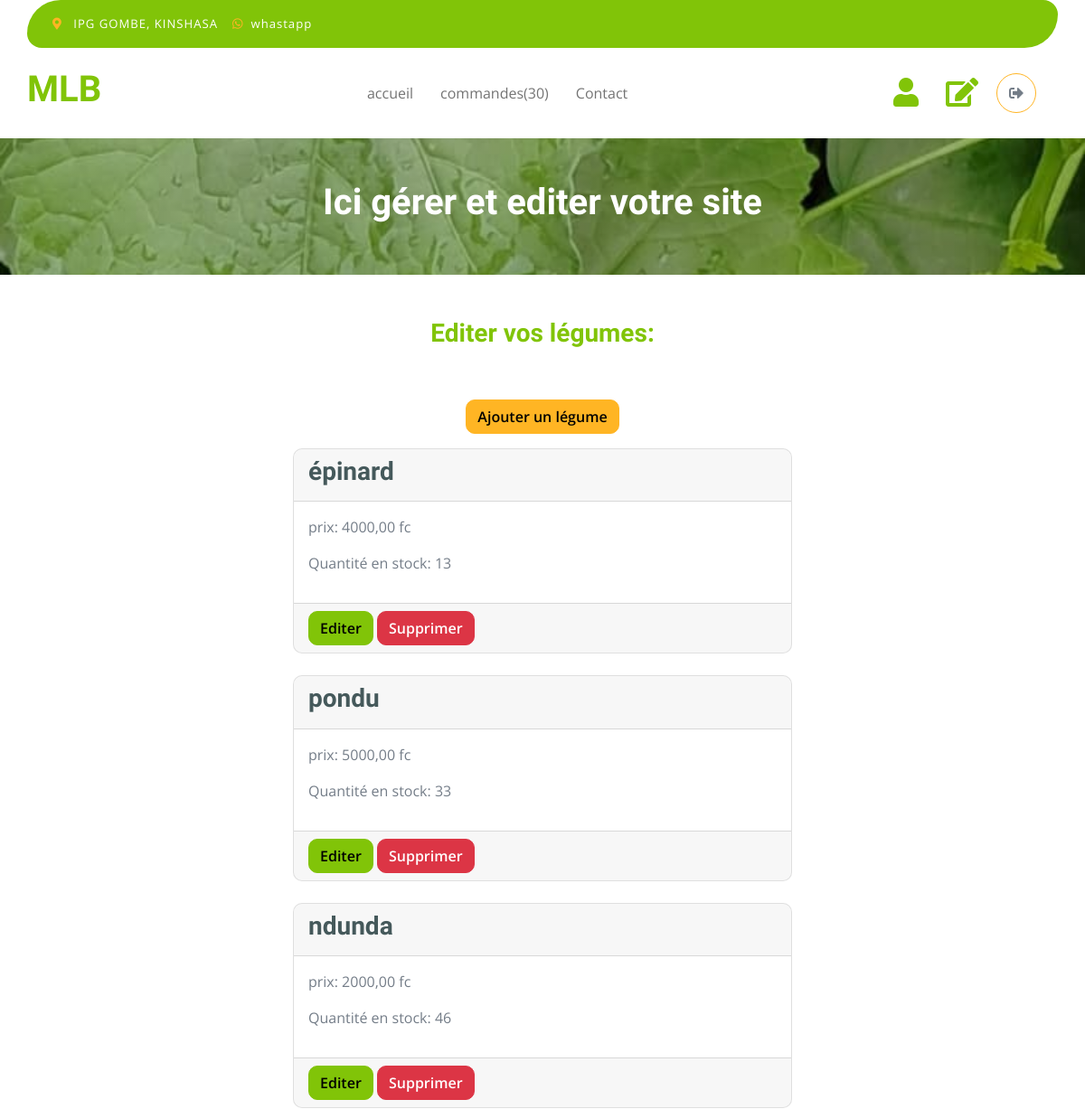
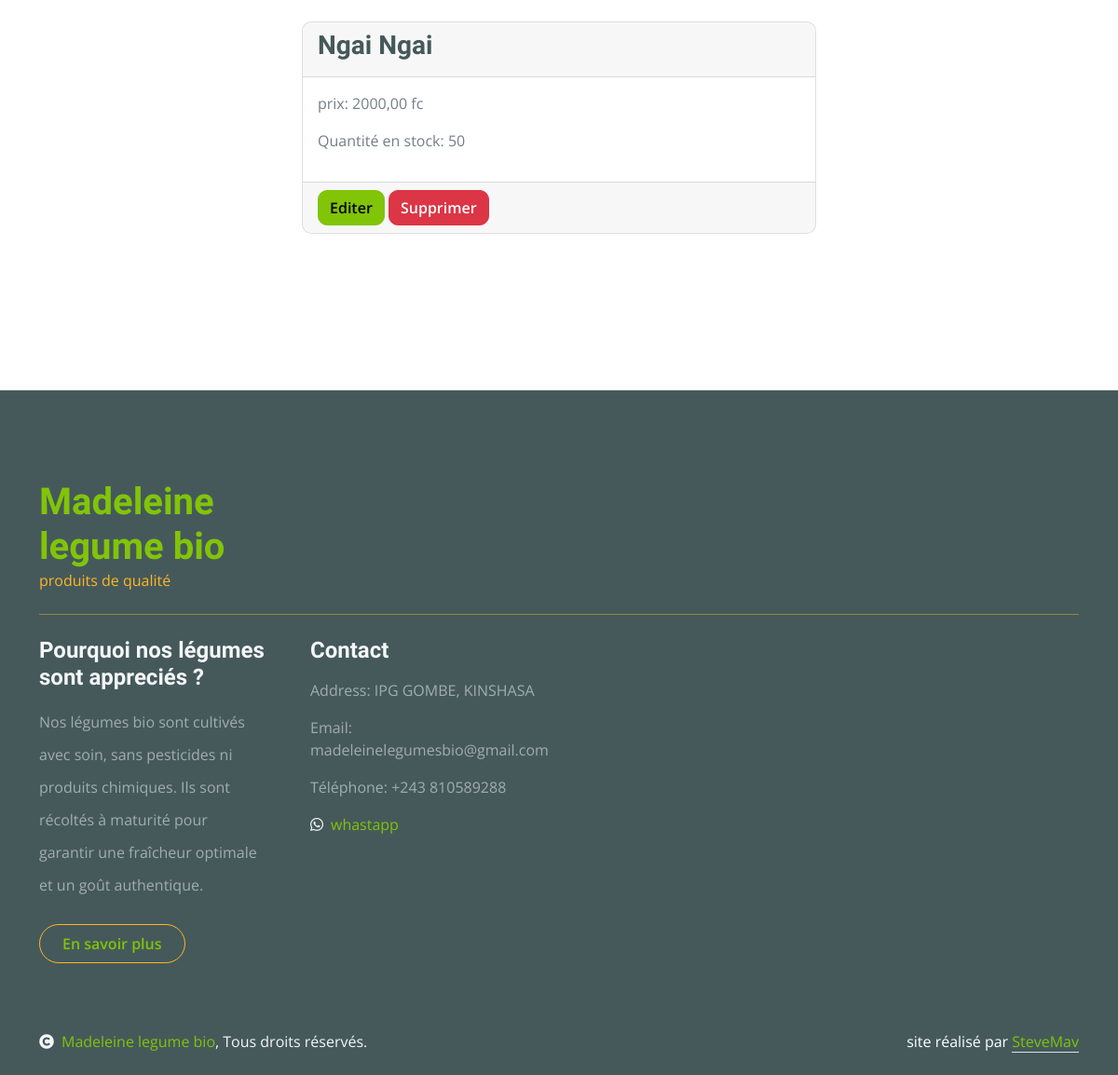
Page /accounts/editsite/ (signed in) on the committed database (2 pictures, top to bottom).
### vegetable_shop/models.py (models this page shows, shortened)
class Vegetable(models.Model):
       name = models.CharField(max_length=100)
       description = models.TextField()
       picture = models.ImageField(upload_to='pictures', blank=True)
       price = models.DecimalField(max_digits=10, decimal_places=2)
       stock = models.IntegerField()
       date_add = models.DateTimeField(auto_now_add=True)

### accounts/views.py (the view)
# urls.py: path('editsite/', views.edit_site, name='editsite'),
@permission_required('vegetable_shop.view_vegetable')
def edit_site(request):
    vegetables = Vegetable.objects.all()
    total_commands = Command.objects.filter(statut= 'En cours').count()
    return render(request, 'accounts/edit_site.html', {'vegetables': vegetables, 'total_commands': total_commands})

### accounts/templates/accounts/edit_site.html (shortened to what this page needs)
{% load static %}
<!DOCTYPE html>
<html lang="en">
    <head>
        <link rel="stylesheet" href="https://use.fontawesome.com/releases/v5.15.4/css/all.css"/>
        <link href="https://cdn.jsdelivr.net/npm/bootstrap-icons@1.4.1/font/bootstrap-icons.css" rel="stylesheet">
        <link href="https://cdnjs.cloudflare.com/ajax/libs/animate.css/4.1.1/animate.min.css" rel="stylesheet">
        <link href="https://unpkg.com/aos@2.3.1/dist/aos.css" rel="stylesheet">
        <link href="{% static 'css/bootstrap.min.css' %}" rel="stylesheet">
        <link href="{% static 'css/style.css' %}" rel="stylesheet">
        <link rel="stylesheet" href="https://cdn.jsdelivr.net/npm/sweetalert2@11.0.19/dist/sweetalert2.min.css">
    </head>
    <body>
        <div class="container-fluid fixed-top">
            <div class="container topbar bg-primary d-none d-lg-block">
                <div class="d-flex justify-content-between">
                    <div class="top-info ps-2">
                        <small class="me-3"><i class="fas fa-map-marker-alt me-2 text-secondary"></i> <a href="#" class="text-white">IPG GOMBE, KINSHASA</a></small>
                        <small class="me-3"><i class="fab fa-whatsapp me-2 text-secondary"></i><a href="https://wa.me/243810589288" class="text-white">whastapp</a></small>
                    </div>
                </div>
            </div>
            <div class="container px-0">
                <nav class="navbar navbar-light bg-white navbar-expand-xl">
<a href="/" class="navbar-brand"><h2 class="text-primary display-6 animate__animated animate__fadeInLeft">MLB</h2></a>
                    <div class="collapse navbar-collapse bg-white" id="navbarCollapse">
                        <div class="navbar-nav mx-auto">
                            <a href="{% url 'vegetable_shop:index' %}" class="nav-item nav-link animate__animated animate__fadeInDown">accueil</a>
                            {% if user.is_staff %}
                            <a href="{% url 'accounts:seeallcommands' %}" class="nav-item nav-link animate__animated animate__fadeInDown" style="animation-delay: 0.1s;">commandes({{total_commands}})</a>
                            {% else %}
                            <a href="{% url 'vegetable_shop:commands' %}" class="nav-item nav-link animate__animated animate__fadeInDown" style="animation-delay: 0.1s;">commandes</a>
                            {% endif %}
                            <a href="{% url 'vegetable_shop:contact' %}" class="nav-item nav-link animate__animated animate__fadeInDown" style="animation-delay: 0.2s;">Contact</a>
                        </div>
                        <div class="d-flex m-3 me-0">
                            {% if user.is_staff %}
                            <a href="{% url 'accounts:add_user_staff' %}" class="my-auto">
                                <i class="fas fa-user fa-2x"></i>
                            </a>
                            {% else %}
                            <a href="{% url 'accounts:seecommands' %}" class="my-auto">
                                <i class="fas fa-user fa-2x"></i>
                            </a>
                            {% endif %}
                            {% if user.is_staff %}
                            <a href="{% url 'accounts:editsite' %}" class="my-auto" style="margin-left: 30px; margin-right: 20px;">
                                <i class="fas fa-edit fa-2x"></i>
                            </a>
                            {% endif %}
                            {% if user.is_authenticated %}
                                {% with icon='fas fa-sign-out-alt' %}
                                    <a href="{% url 'accounts:logout' %}" class="btn-search btn border border-secondary btn-md-square rounded-circle bg-white me-4">
                                        <i class="{{ icon }}"></i>
                                    </a>
                                {% endwith %}
                            {% else %}
                                {% with icon='fas fa-sign-in-alt' %}
                                    <a href="{% url 'accounts:login' %}" class="btn-search btn border border-secondary btn-md-square rounded-circle bg-white me-4">
                                        <i class="{{ icon }}"></i>
                                    </a>
                                {% endwith %}
                            {% endif %}
                        </div>
                    </div>
                </nav>
            </div>
        </div>
                <div class="container-fluid page-header py-5">
                    <h1 class="text-center text-white display-6">Ici gérer et editer votre site</h1>
                </div>
                <div class="container-fluid py-5" id="form-commands">
                    <h3 class="text-center text-primary">Editer vos légumes:</h3>
                    <div class="container py-5">
                            <p class="text-center"><a href="{% url 'accounts:add_vegetable' %}" class="btn btn-secondary" >Ajouter un légume</a></p>
                        {% for vegetable in vegetables %}
                             <div class="card mb-4">
                                <div class="card-header">
                                    <h3 class="card-title">{{ vegetable.name }}</h3>
                                </div>
                                <div class="card-body">
                                    <p class="card-text">prix: {{ vegetable.price }} fc</p>
                                    <p>Quantité en stock: {{ vegetable.stock }}</p>
                                </div>
                                <div class="card-footer">
                                    <a href="{% url 'accounts:edit_vegetable' vegetable.id %}" class="btn btn-primary">Editer</a>
                                    <button class="btn btn-danger justify-content-center" onclick="confirmDelete({{ vegetable.id }}, '{{ vegetable.name }}')">Supprimer</button>
                                </div>
                             </div>
                        {% endfor %}
                    </div>
                </div>
        <div class="container-fluid bg-dark text-white-50 footer pt-5 mt-5">
            <div class="container py-5">
                <div class="pb-4 mb-4" style="border-bottom: 1px solid rgba(226, 175, 24, 0.5) ;">
                    <div class="row g-4">
                        <div class="col-lg-3">
                            <a href="#">
                                <h1 class="text-primary mb-0">Madeleine legume bio</h1>
                                <p class="text-secondary mb-0">produits de qualité</p>
                            </a>
                        </div>
                    </div>
                </div>
                <div class="row g-5">
                    <div class="col-lg-3 col-md-6">
                        <div class="footer-item">
                            <h4 class="text-light mb-3">Pourquoi nos légumes sont appreciés ?</h4>
                            <p class="mb-4">Nos légumes bio sont cultivés avec soin, sans pesticides ni produits chimiques. Ils sont récoltés à maturité pour garantir une fraîcheur optimale et un goût authentique.</p>
                            <a href="/commande" class="btn border-secondary py-2 px-4 rounded-pill text-primary">En savoir plus</a>
                        </div>
                    </div>
                    <div class="col-lg-3 col-md-6">
                        <div class="footer-item">
                            <h4 class="text-light mb-3">Contact</h4>
                            <p>Address: IPG GOMBE, KINSHASA</p>
                            <p>Email: madeleinelegumesbio@gmail.com</p>
                            <p>Téléphone: +243 810589288</p>
                            <a href="https://wa.me/243810589288"><i class="fab fa-whatsapp text-light me-2"></i>whastapp</a>
                        </div>
                    </div>
                </div>
            </div>
        </div>
        <div class="container-fluid copyright bg-dark py-4">
            <div class="container">
                <div class="row">
                    <div class="col-md-6 text-center text-md-start mb-3 mb-md-0">
                         <span class="text-light"><a href="{% url 'vegetable_shop:contact' %}"><i class="fas fa-copyright text-light me-2"></i>Madeleine legume bio</a>, Tous droits réservés.</span>                    </div>
                    <div class="col-md-6 my-auto text-center text-md-end text-white">
                        site réalisé par <a class="border-bottom" href="https://stevemav.github.io/portfolio/">SteveMav</a>
                    </div>
                </div>
            </div>
        </div>
</body>
</html>

### static/css/style.css (style rules this page uses)
.btn { font-weight: 600; transition: .5s; }
.btn-md-square { width: 44px; height: 44px; }
.btn-square, .btn-sm-square, .btn-md-square, .btn-lg-square { padding: 0; display: flex; align-items: center; justify-content: center; font-weight: normal; }
.btn.border-secondary { transition: 0.5s; }
.fixed-top { transition: 0.5s; background: var(--bs-white); border: 0; }
.topbar { padding: 20px; border-radius: 230px 100px; }
.topbar .top-info { font-size: 15px; line-height: 0; letter-spacing: 1px; display: flex; align-items: center; }
.navbar .navbar-nav .nav-link { padding: 10px 15px; font-size: 16px; transition: .5s; }
.navbar { height: 100px; border-bottom: 1px solid rgba(255, 255, 255, .1); }
.page-header { position: relative; background: linear-gradient(rgba(0, 0, 0, 0.3), rgba(0, 0, 0, 0.3)), url("/static/images/cart-page-header-img.jpg"); background-position: center center; background-repeat: no-repeat; background-size: cover; }
#form-commands { width: 400px; }
@media (min-width: 992px) { .hero-header, .page-header { margin-top: 152px !important; } }
.footer .footer-item p.mb-4 { line-height: 35px; }

### accounts/templates/accounts/edit_site.html (style rules this page uses)
#form-commands { width: 600px; }

### rows in the picture
Vegetable: name "épinard", price "4000,00", stock "13"
Vegetable: name "pondu", price "5000,00", stock "33"
Vegetable: name "ndunda", price "2000,00", stock "46"
Vegetable: name "Ngai Ngai", price "2000,00", stock "50"

### other values in the picture
{{ total_commands }} "30"
